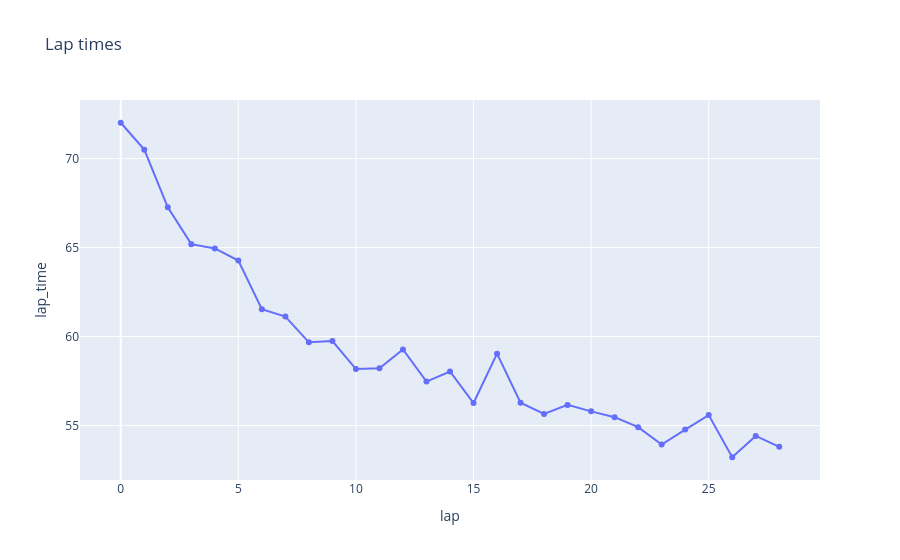

Source (notebook cell):
### Code cell
s = Segment(Point(x=-135, y=-160), Point(x=-125, y=-180))
laps.sectors.start_line = s
laps.update()

laps_times = pd.DataFrame(
    [dict(lap=i, lap_time=laps.lap_time(i)) for i in range(laps.laps_count())]
)
px.line(
    laps_times.where(lambda d: (d["lap_time"] > 10) & (d["lap_time"] < 90)),
    x="lap",
    y="lap_time",
    title="Lap times",
    markers=True,
)

### Figure 1 — Plotly figure (JSON) as saved in the notebook; plotly's stock layout.template omitted (floating-point values rounded to 4 significant figures)
{"data": [{"hovertemplate": "lap=%{x}<br>lap_time=%{y}<extra></extra>", "legendgroup": "", "line": {"color": "#636efa", "dash": "solid"}, "marker": {"symbol": "circle"}, "mode": "lines+markers", "name": "", "orientation": "v", "showlegend": false, "type": "scatter", "x": [0.0, 1.0, 2.0, 3.0, 4.0, 5.0, 6.0, 7.0, 8.0, 9.0, 10.0, 11.0, 12.0, 13.0, 14.0, 15.0, 16.0, 17.0, 18.0, 19.0, 20.0, 21.0, 22.0, 23.0, 24.0, 25.0, 26.0, 27.0, 28.0, NaN], "xaxis": "x", "y": [72.01, 70.5, 67.26, 65.19, 64.95, 64.27, 61.54, 61.12, 59.67, 59.74, 58.18, 58.22, 59.27, 57.47, 58.04, 56.27, 59.04, 56.28, 55.65, 56.16, 55.8, 55.47, 54.91, 53.93, 54.77, 55.59, 53.22, 54.42, 53.8, NaN], "yaxis": "y"}], "layout": {"legend": {"tracegroupgap": 0}, "title": {"text": "Lap times"}, "xaxis": {"anchor": "y", "domain": [0, 1], "title": {"text": "lap"}}, "yaxis": {"anchor": "x", "domain": [0, 1], "title": {"text": "lap_time"}}}}
